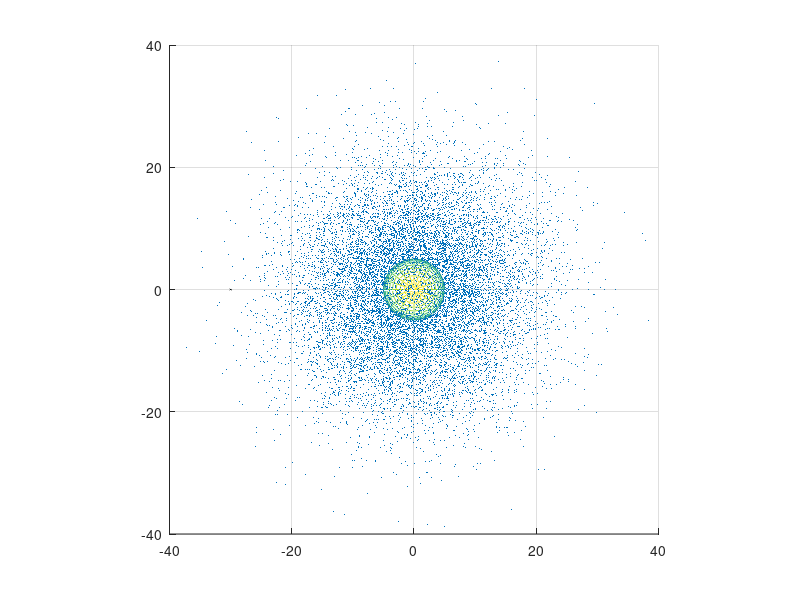

The MATLAB script that drew this image: (Note: this script raises an error after producing the figure.)
%http://onlinelibrary.wiley.com/doi/10.1111/j.1574-6968.2001.tb10662.x/full
%link for bacteria swimming speed.
%Ill take it 50 micrometers per second.

%Step size. (Seconds).
step = 10^-4;
speed = 40;
time = 10;
cell_radius = 5;
nanobot_coor = [-30, 0, 0];
nanobot_radius = 2;
num_of_molecules = 100000;
std = 10;

molecules = normrnd(0, std, [num_of_molecules, 3]);

scatter3( molecules(:,1) , molecules(:,2) , molecules(:,3) , 0.1 , 'fill' )

distance = zeros(time/step,1);

bias = [0,0,0];

r = normrnd(0, 1, [1 3]);
disp = (speed*step)./sqrt(sum(r.^2, 2)).*r;

hitt_old = 0;

[X,Y,Z] = sphere;
h = figure(1);
axis tight manual;
filename = 'testAnimated.gif';

for i = 1:time/step
       
    nanobot_coor = nanobot_coor + disp;
    hitt = sum((sum((molecules - nanobot_coor).^2, 2) <= nanobot_radius^2));   
    if(hitt > hitt_old)
        bias = (bias * 0.99 +  disp * 0.01 );
        hitt_old = hitt;
    elseif(hitt < hitt_old)
        bias = (bias * 0.99 - disp * 0.01);
        hitt_old = hitt; 
    elseif(hitt == 0)
        bias = [0,0,0]; % idk...
        hitt_old = hitt;
    else
        hitt_old = hitt;
    end      
    r = normrnd(0, 1, [1 3]);  
    r_unit = r / sqrt(sum(r.^2, 2));
    
    bias_unit = bias / sqrt(sum(bias.^2 ,2));
    bias_unit(isnan(bias_unit)) = 0;
    r_unit(isnan(r_unit)) = 0;
    disp = ((bias_unit + r_unit)*(speed*step))/2 ; 
    disp(isnan(disp)) = 0;
    distance(i) = sqrt(sum((nanobot_coor).^2, 2));  
    
    if(mod(i, 1000) == 1)
        hold on
        mesh(X*5 , Y*5 , Z*5);
        surf(X*0.1 + nanobot_coor(1), Y*0.1 + nanobot_coor(2), Z*0.1 + nanobot_coor(3));
        axis([-40  40   -40  40   -40  40]);
        view(0,90);
        axis square;
        refreshdata;
        drawnow;
        frame = getframe(h); 
        im = frame2im(frame); 
        [imind,cm] = rgb2ind(im,256); 
        if i == 1 
             imwrite(imind,cm,filename,'gif', 'Loopcount',inf); 
        else
            imwrite(imind,cm,filename,'gif','WriteMode','append');
        end 
    end
end

%plot(arrival_times)